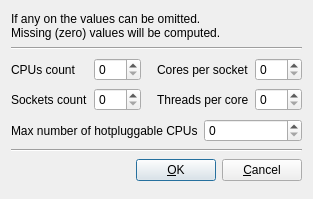
<ui version="4.0" >
 <author>Andrey Rijov</author>
 <class>SMP_Settings_Window</class>
 <widget class="QDialog" name="SMP_Settings_Window" >
  <property name="geometry" >
   <rect>
    <x>0</x>
    <y>0</y>
    <width>313</width>
    <height>199</height>
   </rect>
  </property>
  <property name="windowTitle" >
   <string>SMP Settings</string>
  </property>
  <property name="windowIcon" >
   <iconset resource="images.qrc" >
    <normaloff>:/exec.png</normaloff>:/exec.png</iconset>
  </property>
  <layout class="QGridLayout" name="gridLayout_3" >
   <item row="0" column="0" colspan="3" >
    <widget class="QLabel" name="Label_Info_Text" >
     <property name="sizePolicy" >
      <sizepolicy vsizetype="Maximum" hsizetype="Maximum" >
       <horstretch>0</horstretch>
       <verstretch>0</verstretch>
      </sizepolicy>
     </property>
     <property name="text" >
      <string>If any on the values can be omitted.
Missing (zero) values will be computed.</string>
     </property>
    </widget>
   </item>
   <item row="1" column="0" colspan="3" >
    <widget class="Line" name="line_1" >
     <property name="orientation" >
      <enum>Qt::Horizontal</enum>
     </property>
    </widget>
   </item>
   <item row="2" column="0" >
    <layout class="QGridLayout" name="gridLayout_2" >
     <item row="0" column="0" >
      <widget class="QLabel" name="Label_CPUs" >
       <property name="text" >
        <string>CPUs count</string>
       </property>
      </widget>
     </item>
     <item row="0" column="1" >
      <widget class="QSpinBox" name="SB_SMP" >
       <property name="maximum" >
        <number>255</number>
       </property>
       <property name="value" >
        <number>0</number>
       </property>
      </widget>
     </item>
     <item row="1" column="0" >
      <widget class="QLabel" name="Label_Sockets" >
       <property name="text" >
        <string>Sockets count</string>
       </property>
      </widget>
     </item>
     <item row="1" column="1" >
      <widget class="QSpinBox" name="SB_Sockets" >
       <property name="maximum" >
        <number>255</number>
       </property>
       <property name="value" >
        <number>0</number>
       </property>
      </widget>
     </item>
    </layout>
   </item>
   <item row="2" column="1" >
    <spacer name="horizontalSpacer_2" >
     <property name="orientation" >
      <enum>Qt::Horizontal</enum>
     </property>
     <property name="sizeHint" stdset="0" >
      <size>
       <width>1</width>
       <height>55</height>
      </size>
     </property>
    </spacer>
   </item>
   <item row="2" column="2" >
    <layout class="QGridLayout" name="gridLayout" >
     <item row="0" column="0" >
      <widget class="QLabel" name="Label_Cores" >
       <property name="text" >
        <string>Cores per socket</string>
       </property>
      </widget>
     </item>
     <item row="0" column="1" >
      <widget class="QSpinBox" name="SB_Cores" >
       <property name="maximum" >
        <number>255</number>
       </property>
       <property name="value" >
        <number>0</number>
       </property>
      </widget>
     </item>
     <item row="1" column="0" >
      <widget class="QLabel" name="Lebel_Threads" >
       <property name="text" >
        <string>Threads per core</string>
       </property>
      </widget>
     </item>
     <item row="1" column="1" >
      <widget class="QSpinBox" name="SB_Threads" >
       <property name="maximum" >
        <number>255</number>
       </property>
       <property name="value" >
        <number>0</number>
       </property>
      </widget>
     </item>
    </layout>
   </item>
   <item row="3" column="0" colspan="3" >
    <layout class="QHBoxLayout" name="horizontalLayout_2" >
     <item>
      <widget class="QLabel" name="Label_MaxCPUs" >
       <property name="text" >
        <string>Max number of hotpluggable CPUs</string>
       </property>
      </widget>
     </item>
     <item>
      <widget class="QSpinBox" name="SB_MaxCPUs" >
       <property name="maximum" >
        <number>255</number>
       </property>
       <property name="value" >
        <number>0</number>
       </property>
      </widget>
     </item>
    </layout>
   </item>
   <item row="4" column="0" colspan="3" >
    <widget class="Line" name="line_2" >
     <property name="orientation" >
      <enum>Qt::Horizontal</enum>
     </property>
    </widget>
   </item>
   <item row="5" column="0" colspan="3" >
    <layout class="QHBoxLayout" name="horizontalLayout" >
     <item>
      <spacer name="horizontalSpacer" >
       <property name="orientation" >
        <enum>Qt::Horizontal</enum>
       </property>
       <property name="sizeHint" stdset="0" >
        <size>
         <width>205</width>
         <height>20</height>
        </size>
       </property>
      </spacer>
     </item>
     <item>
      <widget class="QPushButton" name="Button_OK" >
       <property name="text" >
        <string>&amp;OK</string>
       </property>
       <property name="icon" >
        <iconset resource="images.qrc" >
         <normaloff>:/ok.png</normaloff>:/ok.png</iconset>
       </property>
      </widget>
     </item>
     <item>
      <widget class="QPushButton" name="Button_Cancel" >
       <property name="text" >
        <string>&amp;Cancel</string>
       </property>
       <property name="icon" >
        <iconset resource="images.qrc" >
         <normaloff>:/cancel.png</normaloff>:/cancel.png</iconset>
       </property>
      </widget>
     </item>
    </layout>
   </item>
  </layout>
 </widget>
 <tabstops>
  <tabstop>SB_SMP</tabstop>
  <tabstop>SB_Sockets</tabstop>
  <tabstop>SB_Cores</tabstop>
  <tabstop>SB_Threads</tabstop>
  <tabstop>SB_MaxCPUs</tabstop>
  <tabstop>Button_OK</tabstop>
  <tabstop>Button_Cancel</tabstop>
 </tabstops>
 <includes/>
 <resources>
  <include location="images.qrc" />
 </resources>
 <connections>
  <connection>
   <sender>Button_Cancel</sender>
   <signal>clicked()</signal>
   <receiver>SMP_Settings_Window</receiver>
   <slot>reject()</slot>
   <hints>
    <hint type="sourcelabel" >
     <x>296</x>
     <y>185</y>
    </hint>
    <hint type="destinationlabel" >
     <x>310</x>
     <y>160</y>
    </hint>
   </hints>
  </connection>
 </connections>
</ui>
